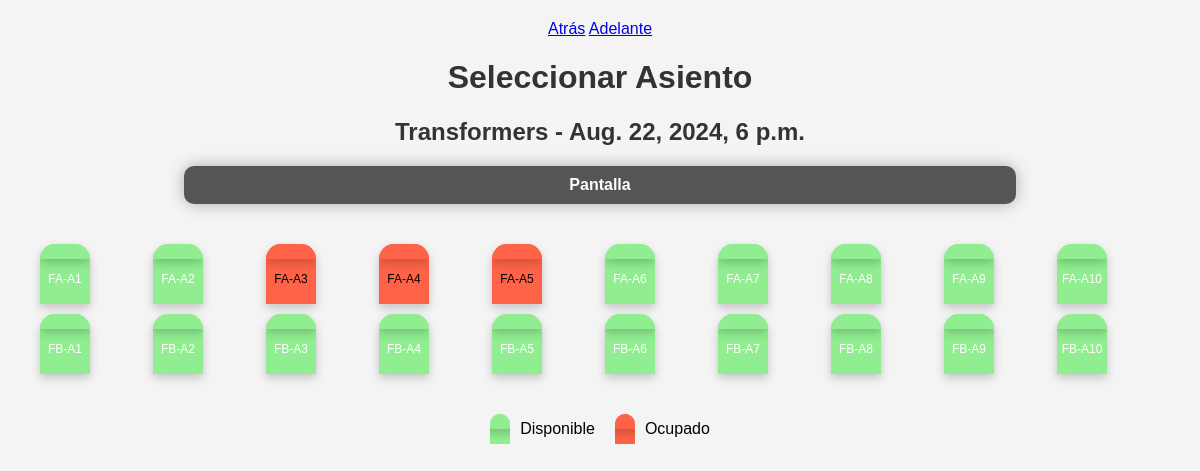
The app's page /funcion/6/, older data.
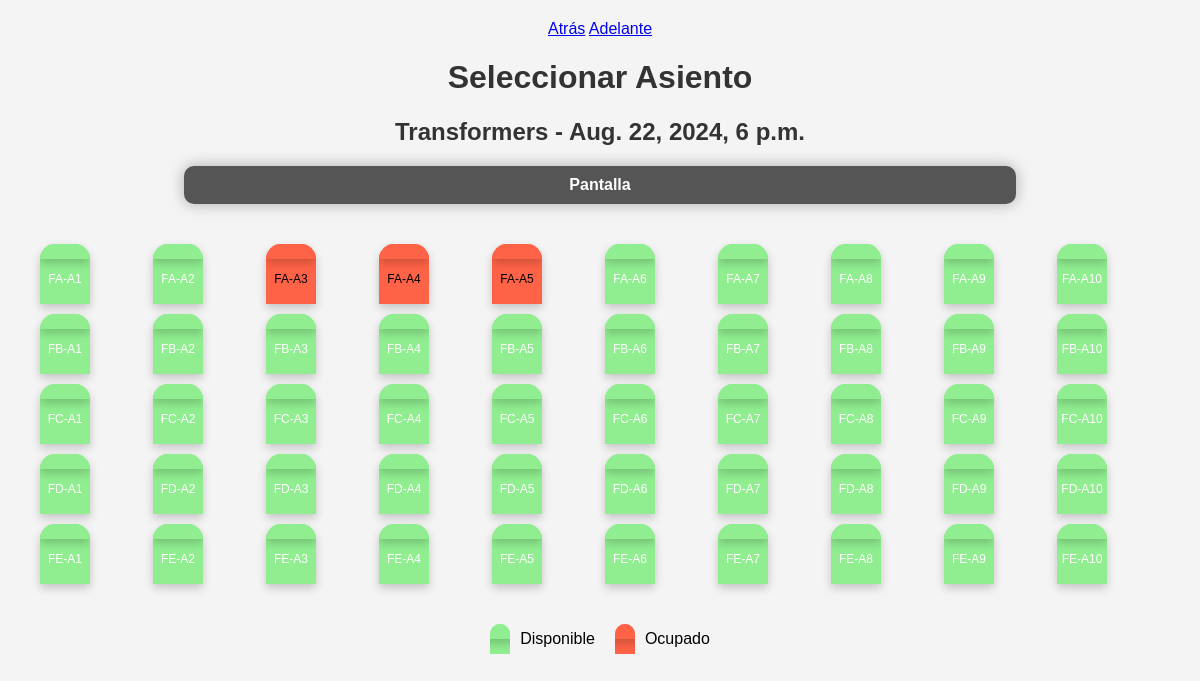
The same page, newer data.
### boletos/models.py (models this page shows, shortened)
class Asiento(models.Model):
    fila = models.CharField(max_length=1)
    numero = models.IntegerField()

### boletos/views.py (the view)
# urls.py: path('funcion/<int:funcion_id>/', views.seleccionar_asiento, name='seleccionar_asiento'),
def seleccionar_asiento(request, funcion_id):
    funcion = get_object_or_404(Funcion, id=funcion_id)
    asientos = Asiento.objects.all()
    boletos = Boleto.objects.filter(funcion=funcion)
    asientos_ocupados = [boleto.asiento.id for boleto in boletos if boleto.comprado]
    return render(request, 'boletos/seleccionar_asiento.html', {'funcion': funcion, 'asientos': asientos, 'asientos_ocupados': asientos_ocupados})

### boletos/templates/boletos/seleccionar_asiento.html (shortened to what this page needs)
<!DOCTYPE html>
<html lang="es">
<head>
</head>
<body>
    <div class="navbar">
        <a href="javascript:history.back()">Atrás</a>
        <a href="javascript:history.forward()">Adelante</a>
    </div>
    <h1>Seleccionar Asiento</h1>
    <h2>{{ funcion.pelicula.titulo }} - {{ funcion.horario }}</h2>
    <div class="screen">Pantalla</div>
    <div class="grid-container">
        {% for asiento in asientos %}
        <div class="seat {% if asiento.id in asientos_ocupados %}occupied{% else %}available{% endif %}">
            {% if asiento.id not in asientos_ocupados %}
            <a href="{% url 'comprar_boleto' funcion.id asiento.id %}">F{{ asiento.fila }}-A{{ asiento.numero }}</a>
            {% else %}
            F{{ asiento.fila }}-A{{ asiento.numero }}
            {% endif %}
        </div>
        {% endfor %}
    </div>
    <div class="legend">
        <div class="legend-item">
            <div class="seat available"></div>
            <span>Disponible</span>
        </div>
        <div class="legend-item">
            <div class="seat occupied"></div>
            <span>Ocupado</span>
        </div>
    </div>
</body>
</html>

Row changes from the older to the newer data that the page shows:
added Asiento: fila "C", numero "1"
added Asiento: fila "C", numero "2"
added Asiento: fila "C", numero "3"
added Asiento: fila "C", numero "4"
added Asiento: fila "C", numero "5"
added Asiento: fila "C", numero "6"
added Asiento: fila "C", numero "7"
added Asiento: fila "C", numero "8"
added Asiento: fila "C", numero "9"
added Asiento: fila "C", numero "10"
added Asiento: fila "D", numero "1"
added Asiento: fila "D", numero "2"
added Asiento: fila "D", numero "3"
added Asiento: fila "D", numero "4"
added Asiento: fila "D", numero "5"
added Asiento: fila "D", numero "6"
added Asiento: fila "D", numero "7"
added Asiento: fila "D", numero "8"
added Asiento: fila "D", numero "9"
added Asiento: fila "D", numero "10"
added Asiento: fila "E", numero "1"
added Asiento: fila "E", numero "2"
added Asiento: fila "E", numero "3"
added Asiento: fila "E", numero "4"
added Asiento: fila "E", numero "5"
added Asiento: fila "E", numero "6"
added Asiento: fila "E", numero "7"
added Asiento: fila "E", numero "8"
added Asiento: fila "E", numero "9"
added Asiento: fila "E", numero "10"
